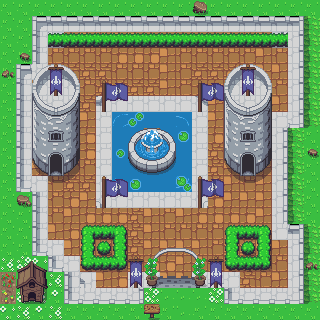

Tiled map render using the project's own tile images. Description and the whole map definition, tile-layer contents included, below:
An orthogonal 20x20 tile map with 16x16 px tiles, 3 tile layers (Ground, Objects, Objects2) and 27 objects.

<map version="1.10" tiledversion="1.10.1" orientation="orthogonal" renderorder="right-down" width="20" height="20" tilewidth="16" tileheight="16" infinite="0" nextlayerid="5" nextobjectid="30">
 <tileset firstgid="1" name="Overworld" tilewidth="16" tileheight="16" tilecount="1440" columns="40">
  <image source="../images/gfx/Overworld.png" width="640" height="576" />
 </tileset>
 <layer id="1" name="Ground" width="20" height="20">
  <data encoding="csv">
1,1,1,1,1,1,1,1,1,1,1,1,1,1,1,1,1,1,1,1,
1,1,23,24,24,24,24,24,24,24,24,24,24,24,24,24,24,24,25,212,
1,1,63,3221225501,654,614,615,614,614,654,654,654,654,654,614,615,614,3221225502,65,252,
1,1,63,615,615,615,615,654,654,654,614,615,615,615,615,615,614,615,65,252,
1,23,882,615,655,655,655,615,615,615,614,615,655,655,655,654,614,614,65,252,
1,63,615,614,615,615,655,655,655,655,614,615,654,654,655,654,615,615,65,252,
1,63,615,614,615,655,889,882,882,882,882,882,890,614,615,614,614,614,65,252,
1,63,614,614,614,614,882,19,284,284,284,18,882,614,614,654,654,654,105,252,
1,63,654,654,654,654,882,284,284,614,284,284,882,654,614,27,654,65,1,1,
1,63,614,614,615,654,882,284,284,615,284,284,882,655,614,615,654,65,1,1,
1,63,614,615,615,615,882,284,284,284,284,284,882,655,614,615,614,65,1,1,
1,103,614,615,655,655,882,57,284,284,284,58,882,655,614,615,614,65,1,1,
1,1,63,615,654,614,1009,882,882,882,882,882,1010,654,614,614,614,65,1,1,
1,1,63,615,614,654,654,654,655,614,615,614,654,654,654,654,614,65,1,1,
1,1,63,614,654,654,655,655,655,614,615,615,615,615,615,615,614,614,25,1,
1,1,103,614,614,614,615,654,655,614,614,614,614,615,655,655,614,614,65,1,
1,1,1,103,654,614,615,654,655,654,654,614,615,615,654,655,615,615,65,212,
1401,1,1,1,63,3221225541,614,654,882,882,614,614,882,104,654,655,615,614,65,212,
1362,1,1,1,103,104,104,104,104,1,1,406,406,1,104,104,104,104,105,252,
1,1,1,1,1,1,1,1,1,1,1,1,1,1,1,1,1,1,1,1
</data>
 </layer>
 <layer id="2" name="Objects" width="20" height="20">
  <data encoding="csv">
0,0,0,0,0,0,0,0,0,0,0,0,208,0,0,0,0,0,0,0,
0,0,0,0,0,0,0,0,0,0,0,0,0,0,0,0,0,0,0,0,
0,0,0,523,523,523,523,523,523,523,523,523,523,523,523,523,523,523,0,0,
0,207,0,0,0,0,0,0,0,0,0,0,0,0,0,0,0,0,0,0,
211,0,841,842,843,0,0,0,0,0,0,0,0,0,841,842,843,0,0,0,
0,0,881,882,883,0,1166,1167,0,0,0,0,1166,1167,881,882,883,0,0,0,
0,0,921,922,923,0,1206,1207,0,0,0,0,1206,1207,921,922,923,0,0,0,
0,0,961,962,963,0,0,0,5,0,0,0,0,0,961,962,963,64,0,0,
0,0,1001,1002,1003,0,0,0,389,390,391,0,0,0,1001,1002,1003,0,212,0,
0,0,1041,1042,1043,0,0,3,429,430,431,0,0,0,1041,1042,1043,0,212,207,
0,0,1081,1082,1083,0,0,0,469,470,471,0,0,0,1081,1082,1083,0,252,0,
0,0,64,1122,1123,0,1166,1167,0,0,0,6,1166,1167,1121,1122,1123,0,212,0,
0,210,0,0,0,0,1206,1207,0,0,0,0,1206,1207,0,0,0,0,212,0,
0,0,0,0,0,0,0,0,0,0,0,0,0,0,0,0,0,0,252,0,
0,0,0,0,0,522,523,524,0,0,0,0,0,0,522,523,524,64,0,212,
0,0,0,64,0,562,563,564,0,1265,1266,1267,1268,0,562,563,564,0,0,252,
321,444,484,0,64,602,603,604,1086,1305,1306,1307,1308,1086,602,603,604,0,0,211,
0,321,321,321,0,0,0,0,1126,1345,1346,1347,1348,1126,64,0,0,0,0,0,
0,444,321,322,0,0,0,0,105,444,406,406,406,444,103,0,0,0,0,0,
484,321,322,321,0,0,0,0,0,0,0,406,0,0,0,0,0,0,0,0
</data>
 </layer>
 <layer id="4" name="Objects2" width="20" height="20">
  <data encoding="csv">
0,0,0,0,0,0,0,0,0,0,0,0,0,0,0,0,0,0,0,0,
0,0,0,0,0,0,0,0,0,0,0,0,0,0,0,0,0,0,0,0,
0,0,0,0,0,0,0,0,0,0,0,0,0,0,0,0,0,0,0,0,
0,0,0,0,0,0,0,0,0,0,0,0,0,0,0,0,0,0,0,0,
0,0,0,1086,0,0,0,0,0,0,0,0,0,0,0,1086,0,0,0,0,
0,0,0,1126,0,0,0,0,0,0,0,0,0,0,0,1126,0,0,0,0,
0,0,0,0,0,0,0,0,0,0,0,0,0,0,0,0,0,0,0,0,
0,0,0,0,0,0,0,0,0,0,0,0,0,0,0,0,0,0,0,0,
0,0,0,27,0,0,0,0,0,0,0,4,0,0,0,27,0,0,0,0,
0,0,0,106,0,0,0,0,0,0,0,0,0,0,0,106,0,0,0,0,
0,0,0,146,0,0,0,0,0,0,0,0,0,0,0,146,0,0,0,0,
0,0,0,0,0,0,0,0,4,0,0,0,0,0,0,0,0,0,0,0,
0,0,0,0,0,0,0,0,0,0,0,0,0,0,0,0,0,0,0,0,
0,0,0,0,0,0,0,0,0,0,0,0,0,0,0,0,0,0,0,0,
0,0,0,0,0,0,0,0,0,0,0,0,0,0,0,0,0,0,0,0,
0,0,0,0,0,0,0,0,0,0,0,0,0,0,0,0,0,0,0,0,
0,214,215,0,0,0,0,0,0,73,0,0,73,0,0,0,0,0,0,0,
0,254,255,0,0,0,0,0,0,113,0,0,113,0,0,0,0,0,0,0,
0,294,295,0,0,0,0,0,0,0,0,0,0,0,0,0,0,0,0,0,
0,0,0,0,0,0,0,0,0,116,0,0,0,0,0,0,0,0,0,0
</data>
 </layer>
 <objectgroup id="3" name="Walls">
  <object id="1" x="32" y="16" width="272" height="32" />
  <object id="2" x="288" y="32" width="16" height="96" />
  <object id="3" x="272" y="112" width="16" height="128" />
  <object id="4" x="288" y="224" width="16" height="80" />
  <object id="5" x="224" y="288" width="64" height="16" />
  <object id="6" x="192" y="272" width="48" height="16" />
  <object id="7" x="128" y="272" width="32" height="16" />
  <object id="8" x="64" y="288" width="80" height="16" />
  <object id="9" x="64" y="272" width="32" height="16" />
  <object id="10" x="48" y="256" width="32" height="16" />
  <object id="11" x="32" y="240" width="32" height="16" />
  <object id="13" x="32" y="176" width="16" height="64" />
  <object id="15" x="16" y="64" width="16" height="128" />
  <object id="16" x="32" y="48" width="16" height="32" />
  <object id="17" x="32" y="64" width="48" height="112" />
  <object id="18" x="224" y="64" width="48" height="112" />
  <object id="19" x="112" y="112" width="80" height="80" />
  <object id="20" x="80" y="224" width="48" height="48" />
  <object id="21" x="224" y="224" width="48" height="48" />
  <object id="22" x="208" y="256" width="16" height="16" />
  <object id="23" x="128" y="256" width="16" height="16" />
  <object id="24" x="16" y="256" width="32" height="48" />
  <object id="25" x="144" y="304" width="16" height="16" />
  <object id="26" x="96" y="176" width="32" height="32" />
  <object id="27" x="192" y="176" width="32" height="32" />
  <object id="28" x="192" y="80" width="32" height="32" />
  <object id="29" x="96" y="80" width="32" height="32" />
 </objectgroup>
</map>
